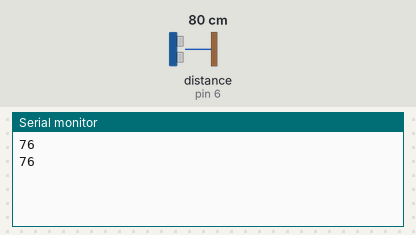
Recording of a sketch running on a simulated Arduino Uno, built with avr-gcc and run on an emulated ATmega328P. Parts: the last lines printed to the serial monitor. Wiring (inferred from the names in the program): ultrasonic range finder: trigger pin 7; echo pin 6. Inputs (shaded band) come from the test bench; at power-on: distance to the obstacle (sensor on pin 6) 80 cm. The echo pulse lasts 58.3 µs per cm.

Above: at 1.8 s.
1.9 s: distance to the obstacle (sensor on pin 6) set to 2 cm
At 2.8 s:
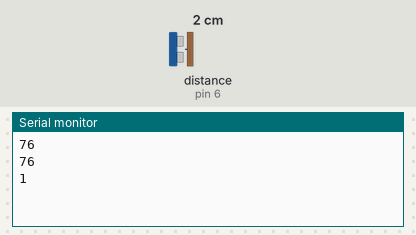
3.4 s: distance to the obstacle (sensor on pin 6) set to 4 cm
At 4.8 s:
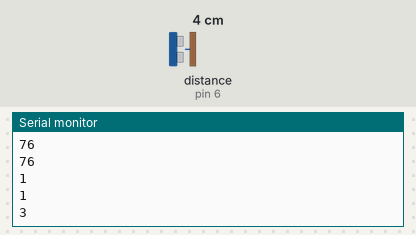
Timing chart, 0 to 6.4 s (numbered marks = the images above; inputs shaded):
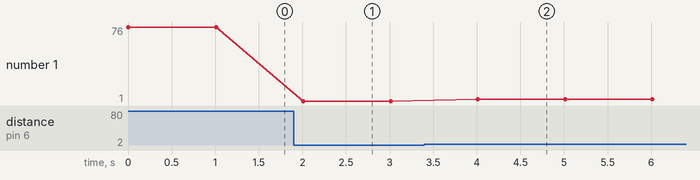

The sketch:

HC-SR04_test.ino
```cpp
//
// HC-SR04 test program
//
//

/* HC-SR04 */
#define Trig_PIN 7
#define Echo_PIN 6

/*detection of ultrasonic distance*/
int watch(){
  long echo_distance;

  /* TRIGパルスを作る
        --------
   5ms |  15ms  |
  -----         --------- */
  digitalWrite(Trig_PIN,LOW);    // TRIGをLOWにする
  delayMicroseconds(5);          // 5ms待つ
  digitalWrite(Trig_PIN,HIGH);   // TRIGをHIGHにする
  delayMicroseconds(15);         // 15ms待つ
  digitalWrite(Trig_PIN,LOW);    // TRIGをLOWにする

  /* ECHOパルス幅を取得する */
  echo_distance=pulseIn(Echo_PIN,HIGH); // pulseIn()：信号がHIGHとなっている時間をマイクロ秒で返します

  echo_distance=echo_distance*0.01657; //how far away is the object in cm

//Serial.println((int)echo_distance);   // デバック用。コメントをはすずと距離の値がシリアル出力される。

  /* 距離の値を返す */
  return round(echo_distance);   /* round()は四捨五入する関数 */
}

void setup() {
  // put your setup code here, to run once:
  /*init HC-SR04*/
  pinMode(Trig_PIN, OUTPUT);
  pinMode(Echo_PIN,INPUT);

  /*init Serial*/
  Serial.begin(9600);

}

void loop() {
  // put your main code here, to run repeatedly:
  Serial.println(watch());
  delay(1000);
}
```

Measured:
- after the input at 1.9 s, the serial monitor: prints a new line after 0.11 s (image 1)
- after the input at 3.4 s, the serial monitor: prints a new line after 0.61 s (image 2)
- plotted number 1: 76 → 1 after the input at 1.9 s, 1 → 3 after the input at 3.4 s
